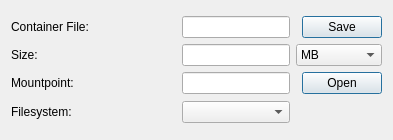
<?xml version="1.0" encoding="UTF-8"?>
<ui version="4.0">
 <class>WizardPage</class>
 <widget class="QWizardPage" name="WizardPage">
  <property name="geometry">
   <rect>
    <x>0</x>
    <y>0</y>
    <width>393</width>
    <height>140</height>
   </rect>
  </property>
  <property name="windowTitle">
   <string>WizardPage</string>
  </property>
  <layout class="QVBoxLayout" name="verticalLayout">
   <item>
    <layout class="QGridLayout" name="gridLayout">
     <item row="0" column="0">
      <widget class="QLabel" name="label">
       <property name="text">
        <string>Container File:</string>
       </property>
      </widget>
     </item>
     <item row="0" column="1" rowspan="4">
      <spacer name="horizontalSpacer">
       <property name="orientation">
        <enum>Qt::Horizontal</enum>
       </property>
       <property name="sizeHint" stdset="0">
        <size>
         <width>30</width>
         <height>108</height>
        </size>
       </property>
      </spacer>
     </item>
     <item row="1" column="0">
      <widget class="QLabel" name="label_2">
       <property name="text">
        <string>Size:</string>
       </property>
      </widget>
     </item>
     <item row="0" column="3">
      <widget class="QDialogButtonBox" name="selectFile">
       <property name="sizePolicy">
        <sizepolicy hsizetype="Preferred" vsizetype="Fixed">
         <horstretch>0</horstretch>
         <verstretch>0</verstretch>
        </sizepolicy>
       </property>
       <property name="standardButtons">
        <set>QDialogButtonBox::Save</set>
       </property>
      </widget>
     </item>
     <item row="1" column="3">
      <widget class="QComboBox" name="sizeBox">
       <property name="sizePolicy">
        <sizepolicy hsizetype="Preferred" vsizetype="Fixed">
         <horstretch>0</horstretch>
         <verstretch>0</verstretch>
        </sizepolicy>
       </property>
       <property name="minimumSize">
        <size>
         <width>0</width>
         <height>0</height>
        </size>
       </property>
       <property name="maximumSize">
        <size>
         <width>16777215</width>
         <height>16777215</height>
        </size>
       </property>
       <property name="layoutDirection">
        <enum>Qt::LeftToRight</enum>
       </property>
       <property name="frame">
        <bool>true</bool>
       </property>
       <item>
        <property name="text">
         <string>MB</string>
        </property>
       </item>
       <item>
        <property name="text">
         <string>GB</string>
        </property>
       </item>
      </widget>
     </item>
     <item row="2" column="0">
      <widget class="QLabel" name="label_3">
       <property name="text">
        <string>Mountpoint:</string>
       </property>
      </widget>
     </item>
     <item row="2" column="3">
      <widget class="QDialogButtonBox" name="selectMount">
       <property name="sizePolicy">
        <sizepolicy hsizetype="Preferred" vsizetype="Fixed">
         <horstretch>0</horstretch>
         <verstretch>0</verstretch>
        </sizepolicy>
       </property>
       <property name="standardButtons">
        <set>QDialogButtonBox::Open</set>
       </property>
      </widget>
     </item>
     <item row="3" column="0">
      <widget class="QLabel" name="label_4">
       <property name="text">
        <string>Filesystem:</string>
       </property>
      </widget>
     </item>
     <item row="3" column="2">
      <widget class="QComboBox" name="FsBox">
       <property name="sizePolicy">
        <sizepolicy hsizetype="Preferred" vsizetype="Fixed">
         <horstretch>0</horstretch>
         <verstretch>0</verstretch>
        </sizepolicy>
       </property>
      </widget>
     </item>
     <item row="3" column="3">
      <spacer name="horizontalSpacer_2">
       <property name="orientation">
        <enum>Qt::Horizontal</enum>
       </property>
       <property name="sizeHint" stdset="0">
        <size>
         <width>80</width>
         <height>20</height>
        </size>
       </property>
      </spacer>
     </item>
     <item row="2" column="2">
      <widget class="QLineEdit" name="mountPath"/>
     </item>
     <item row="1" column="2">
      <widget class="QLineEdit" name="size"/>
     </item>
     <item row="0" column="2">
      <widget class="QLineEdit" name="contPath"/>
     </item>
    </layout>
   </item>
  </layout>
 </widget>
 <resources/>
 <connections/>
</ui>
